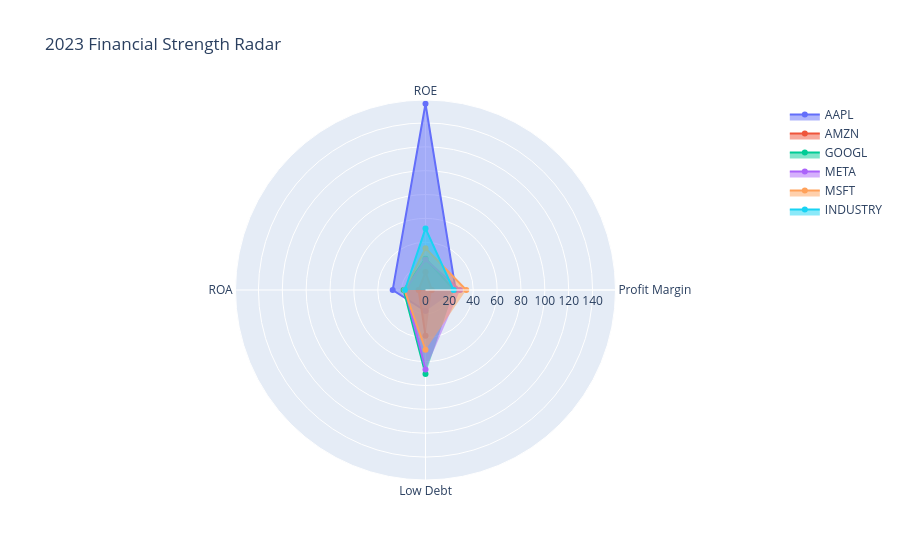

Write notebook code for a chart like this one.
### Markdown cell above
# Step 11: Visualization 4 - 2023 Financial Strength Radar Chart

### Code cell
# Plot 4: 2023 Financial Radar Chart
latest = final_df[final_df['year'] == 2023]
fig = go.Figure()

for _, r in latest.iterrows():
    fig.add_trace(go.Scatterpolar(
        r=[r.profit_margin, r.roe, r.roa, 100-r.debt_asset],
        theta=['Profit Margin','ROE','ROA','Low Debt'],
        fill='toself', name=r.tic
    ))

fig.update_layout(title='2023 Financial Strength Radar')
fig.show()

### Figure 1 — Plotly figure (JSON) as saved in the notebook; plotly's stock layout.template omitted (floating-point values rounded to 4 significant figures)
{"data": [{"fill": "toself", "name": "AAPL", "r": [25.31, 156.1, 27.51, 17.63], "theta": ["Profit Margin", "ROE", "ROA", "Low Debt"], "type": "scatterpolar"}, {"fill": "toself", "name": "AMZN", "r": [5.293, 15.07, 5.764, 38.24], "theta": ["Profit Margin", "ROE", "ROA", "Low Debt"], "type": "scatterpolar"}, {"fill": "toself", "name": "GOOGL", "r": [24.01, 26.25, 18.34, 70.42], "theta": ["Profit Margin", "ROE", "ROA", "Low Debt"], "type": "scatterpolar"}, {"fill": "toself", "name": "META", "r": [28.98, 25.53, 17.03, 66.7], "theta": ["Profit Margin", "ROE", "ROA", "Low Debt"], "type": "scatterpolar"}, {"fill": "toself", "name": "MSFT", "r": [34.15, 35.09, 17.56, 50.06], "theta": ["Profit Margin", "ROE", "ROA", "Low Debt"], "type": "scatterpolar"}, {"fill": "toself", "name": "INDUSTRY", "r": [23.55, 51.6, 17.24, null], "theta": ["Profit Margin", "ROE", "ROA", "Low Debt"], "type": "scatterpolar"}], "layout": {"title": {"text": "2023 Financial Strength Radar"}}}
